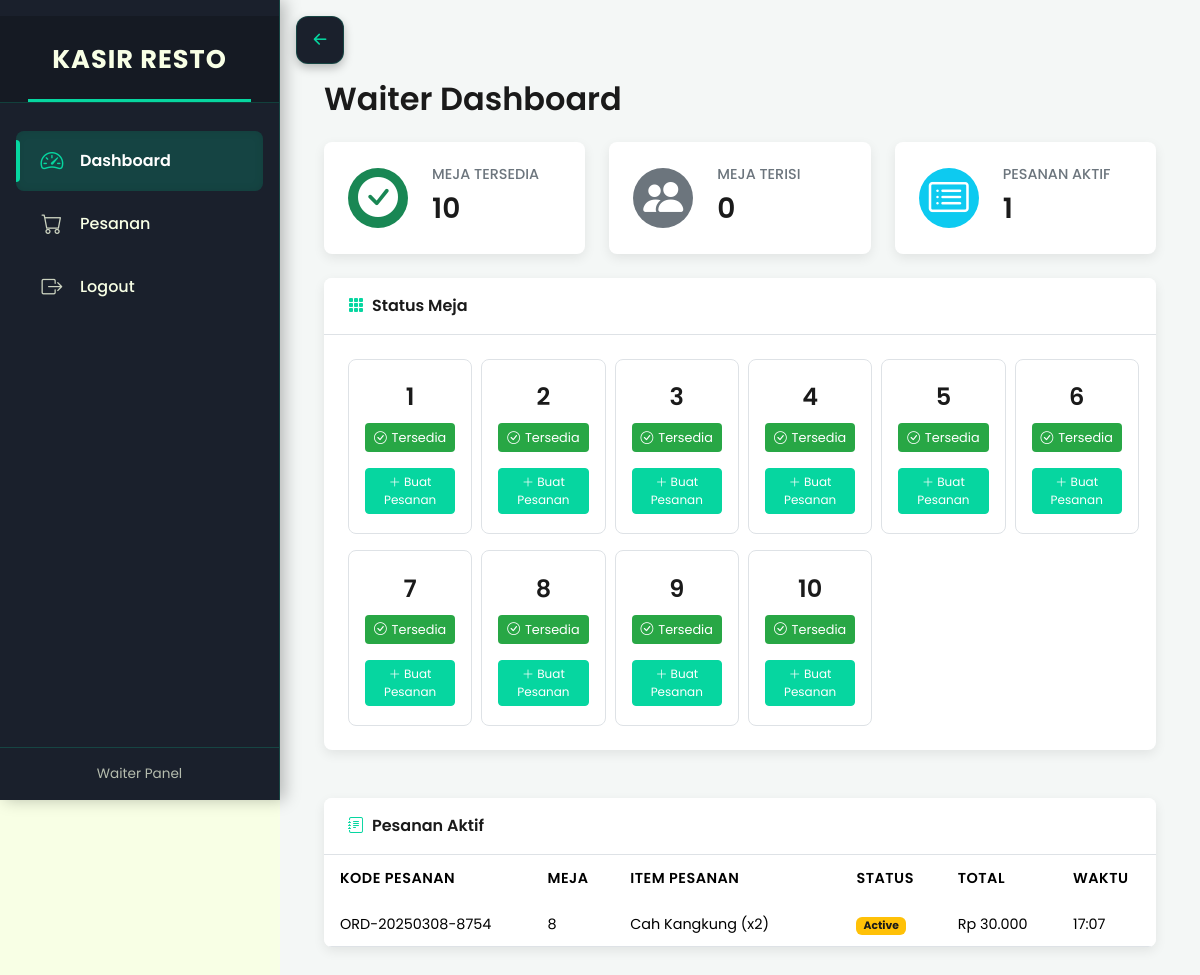
Page /pages/waiter/dashboard.php (signed in) on the committed database.
### tables this page shows
CREATE TABLE meja (
    id BIGINT UNSIGNED PRIMARY KEY AUTO_INCREMENT,
    Nomeja INT NOT NULL,
    status ENUM('kosong', 'terpakai') DEFAULT 'kosong',
    created_at TIMESTAMP DEFAULT CURRENT_TIMESTAMP,
    updated_at TIMESTAMP DEFAULT CURRENT_TIMESTAMP ON UPDATE CURRENT_TIMESTAMP
);

### pages/waiter/dashboard.php (the view, shortened to what this page needs)
<?php
require_once '../../config/config.php';
$tables_query = "SELECT * FROM meja ORDER BY CAST(Nomeja AS UNSIGNED)";
$tables_result = $conn->query($tables_query);
$available_tables_count = 0;
$occupied_tables_count = 0;
if ($tables_result->num_rows > 0) {
    while ($table_stat = $tables_result->fetch_assoc()) {
        if ($table_stat['status'] === 'kosong') {
            $available_tables_count++;
        } else {
            $occupied_tables_count++;
        }
    }
    $tables_result->data_seek(0);
}
$active_orders_query = "SELECT
    m.Nomeja as nomor_meja,
    p.kode_pesanan, -- Kunci utama untuk grouping pesanan aktif per meja
    m.id as meja_id, -- ID Meja jika diperlukan
    MIN(p.created_at) as created_at, -- Waktu item pertama ditambahkan untuk pesanan ini
    GROUP_CONCAT(DISTINCT CONCAT(menu.Namamenu, ' (x', p.jumlah, ')') SEPARATOR ',<br>') as items, -- Gabungkan semua item, pisahkan dengan koma dan baris baru
    SUM(p.jumlah * menu.Harga) as total_amount, -- Total harga untuk semua item dalam pesanan ini
    'Active' as status -- Status selalu 'Active' karena difilter oleh WHERE t.idtransaksi IS NULL
FROM pesanan p
JOIN meja m ON p.meja_id = m.id
JOIN menu ON p.idmenu = menu.idmenu
LEFT JOIN transaksi t ON p.idpesanan = t.idpesanan -- Cek apakah ada item yg sudah masuk transaksi
WHERE t.idtransaksi IS NULL -- Hanya ambil pesanan yang BELUM masuk transaksi
GROUP BY m.Nomeja, p.kode_pesanan, m.id -- Kelompokkan berdasarkan Meja dan Kode Pesanan
ORDER BY MIN(p.created_at) DESC";
$active_orders_result = $conn->query($active_orders_query);
$active_orders_count_query = "SELECT COUNT(DISTINCT CONCAT(p.meja_id, '-', p.kode_pesanan)) as count
FROM pesanan p
LEFT JOIN transaksi t ON p.idpesanan = t.idpesanan
WHERE t.idtransaksi IS NULL";
$count_result = $conn->query($active_orders_count_query);
$distinct_active_orders_count = 0;
if ($count_result) {
    $count_row = $count_result->fetch_assoc();
    $distinct_active_orders_count = $count_row['count'] ?? 0;
}
?>
<!DOCTYPE html>
<html lang="id">
<head>
    <link href="../../assets/bootstrap/dist/css/bootstrap.min.css" rel="stylesheet">
    <link href="../../assets/bootstrap-icons/font/bootstrap-icons.css" rel="stylesheet">
</head>
<body>
    <?php include '../../components/sidebar.php';  ?>
    <div class="content-wrapper" id="mainContent">
        <div class="container-fluid">
            <h2 class="page-title">Waiter Dashboard</h2>
            <div class="row">
                <div class="col-lg-4 col-md-6">
                    <div class="stat-card">
                        <div class="icon bg-success">
                            <i class="bi bi-check-circle-fill"></i>
                        </div>
                        <div class="stat-info">
                            <h5>Meja Tersedia</h5>
                            <p><?php echo $available_tables_count; ?></p>
                        </div>
                    </div>
                </div>
                 <div class="col-lg-4 col-md-6">
                    <div class="stat-card">
                        <div class="icon bg-secondary">
                             <i class="bi bi-people-fill"></i>
                        </div>
                        <div class="stat-info">
                            <h5>Meja Terisi</h5>
                            <p><?php echo $occupied_tables_count; ?></p>
                        </div>
                    </div>
                </div>
                 <div class="col-lg-4 col-md-12">
                    <div class="stat-card">
                        <div class="icon bg-info">
                           <i class="bi bi-card-list"></i>
                        </div>
                        <div class="stat-info">
                            <h5>Pesanan Aktif</h5>
                            <p><?php echo $distinct_active_orders_count; ?></p>
                        </div>
                    </div>
                </div>
            </div>
            <div class="row">
                 <div class="col-12">
                    <div class="main-card">
                         <div class="card-header">
                            <i class="bi bi-grid-3x3-gap-fill"></i> Status Meja
                         </div>
                         <div class="card-body">
                             <div class="row g-3">
                                <?php if ($tables_result && $tables_result->num_rows > 0): ?>
                                    <?php
                                         $tables_result->data_seek(0);
                                    ?>
                                    <?php while ($table = $tables_result->fetch_assoc()): ?>
                                        <div class="col-lg-2 col-md-3 col-sm-4 col-6 d-flex">
                                            <div class="table-status-card flex-fill">
                                                <div>
                                                    <div class="table-number">
                                                        <?php echo htmlspecialchars($table['Nomeja']); ?>
                                                    </div>
                                                    <span class="status-badge <?php echo $table['status'] === 'kosong' ? 'available' : 'occupied'; ?>">
                                                         <?php if ($table['status'] === 'kosong'): ?>
                                                             <i class="bi bi-check-circle"></i> Tersedia
                                                         <?php else: ?>
                                                             <i class="bi bi-x-circle"></i> Terisi
                                                         <?php endif; ?>
                                                    </span>
                                                </div>
                                                <div class="mt-auto">
                                                    <?php if ($table['status'] === 'kosong'): ?>
                                                        <a href="create_order.php?table_id=<?php echo $table['id']; ?>" class="btn btn-primary btn-sm btn-new-order">
                                                            <i class="bi bi-plus-lg"></i> Buat Pesanan
                                                        </a>
                                                    <?php else: ?>
                                                         <a href="#activeOrdersTable" class="btn btn-secondary btn-sm btn-new-order disabled" aria-disabled="true">
                                                             <i class="bi bi-person-check"></i> Terisi
                                                          </a>
                                                    <?php endif; ?>
                                                </div>
                                            </div>
                                        </div>
                                    <?php endwhile; ?>
                                 <?php else: ?>
                                     <div class="col-12">
                                         <p class="text-center text-muted">Tidak ada data meja.</p>
                                     </div>
                                 <?php endif; ?>
                             </div>
                         </div>
                    </div>
                 </div>
            </div>
            <div class="row mt-4">
                <div class="col-12">
                     <div class="main-card" id="activeOrdersTable">
                         <div class="card-header">
                            <i class="bi bi-journal-text"></i> Pesanan Aktif
                         </div>
                         <div class="card-body card-body-table">
                            <div class="table-responsive">
                                <table class="table table-hover mb-0">
                                    <thead>
                                        <tr>
                                            <th>Kode Pesanan</th>
                                            <th>Meja</th>
                                            <th>Item Pesanan</th>
                                            <th>Status</th>
                                            <th>Total</th>
                                            <th>Waktu</th>
                                        </tr>
                                    </thead>
                                    <tbody>
                                        <?php if ($active_orders_result && $active_orders_result->num_rows > 0): ?>
                                            <?php while ($order = $active_orders_result->fetch_assoc()): ?>
                                                <tr>
                                                    <td><?php echo htmlspecialchars($order['kode_pesanan']); ?></td>
                                                    <td><?php echo htmlspecialchars($order['nomor_meja']); ?></td>
                                                    <td>
                                                        <?php
                                                        echo $order['items'];
                                                        ?>
                                                    </td>
                                                    <td>
                                                        <span class="badge bg-warning text-dark"> <?php echo htmlspecialchars($order['status']); ?>
                                                        </span>
                                                    </td>
                                                    <td>Rp <?php echo number_format($order['total_amount'], 0, ',', '.'); ?></td>
                                                    <td><?php echo date('H:i', strtotime($order['created_at'])); ?></td>
                                                </tr>
                                            <?php endwhile; ?>
                                         <?php else: ?>
                                             <tr>
                                                 <td colspan="7" class="text-center py-4">Tidak ada pesanan aktif</td>
                                             </tr>
                                         <?php endif; ?>
                                    </tbody>
                                </table>
                            </div>
                         </div>
                     </div>
                </div>
             </div>
        </div> </div> <script src="../../assets/bootstrap/dist/js/bootstrap.bundle.min.js"></script>
</body>
</html>

### css/sidebar.css (style rules this page uses)
:root { --primary-color: #06D6A0; --secondary-color: #F8FFE5; --background-color: #1A202C; --text-color: var(--secondary-color); --text-muted-color: rgba(248, 255, 229, 0.7); --icon-color: rgba(248, 255, 229, 0.8); --border-color: rgba(6, 214, 160, 0.2); --hover-bg: rgba(6, 214, 160, 0.1); --active-bg: rgba(6, 214, 160, 0.2); --scrollbar-thumb: var(--primary-color); --tooltip-bg: rgba(0, 0, 0, 0.85); --tooltip-text: #ffffff; --shadow-color: rgba(0, 0, 0, 0.25); --sidebar-width: 280px; --sidebar-collapsed-width: 80px; --transition-speed: 0.3s; --transition-type: cubic-bezier(0.4, 0, 0.2, 1); --content-padding: 2rem; --content-padding-top: 5rem; --mobile-breakpoint: 768px; }
.content-wrapper { min-height: 100vh; padding: var(--content-padding); padding-top: var(--content-padding-top); margin-left: 0; background-color: #f4f7f6; transition: margin-left var(--transition-speed) var(--transition-type); position: relative; z-index: 1; }
@media (min-width: 769px) { .content-wrapper { margin-left: var(--sidebar-width); } }

### rows in the picture
meja: Nomeja "1", status "kosong" (drawn)
meja: Nomeja "2", status "kosong" (drawn)
meja: Nomeja "3", status "kosong" (drawn)
meja: Nomeja "4", status "kosong" (drawn)
meja: Nomeja "5", status "kosong" (drawn)
meja: Nomeja "6", status "kosong" (drawn)
meja: Nomeja "7", status "kosong" (drawn)
meja: Nomeja "8", status "kosong" (drawn), kode_pesanan "ORD-20250308-8754", items "Cah Kangkung (x2)", status "Active", total_amount "30.000", created_at "17:07"
meja: Nomeja "9", status "kosong" (drawn)
meja: Nomeja "10", status "kosong" (drawn)

### other values in the picture
$item['text'] "Dashboard"
$item['text'] "Pesanan"
$item['text'] "Logout"
$user_level "Waiter"
$available_tables_count "10"
$occupied_tables_count "0"
$distinct_active_orders_count "1"
